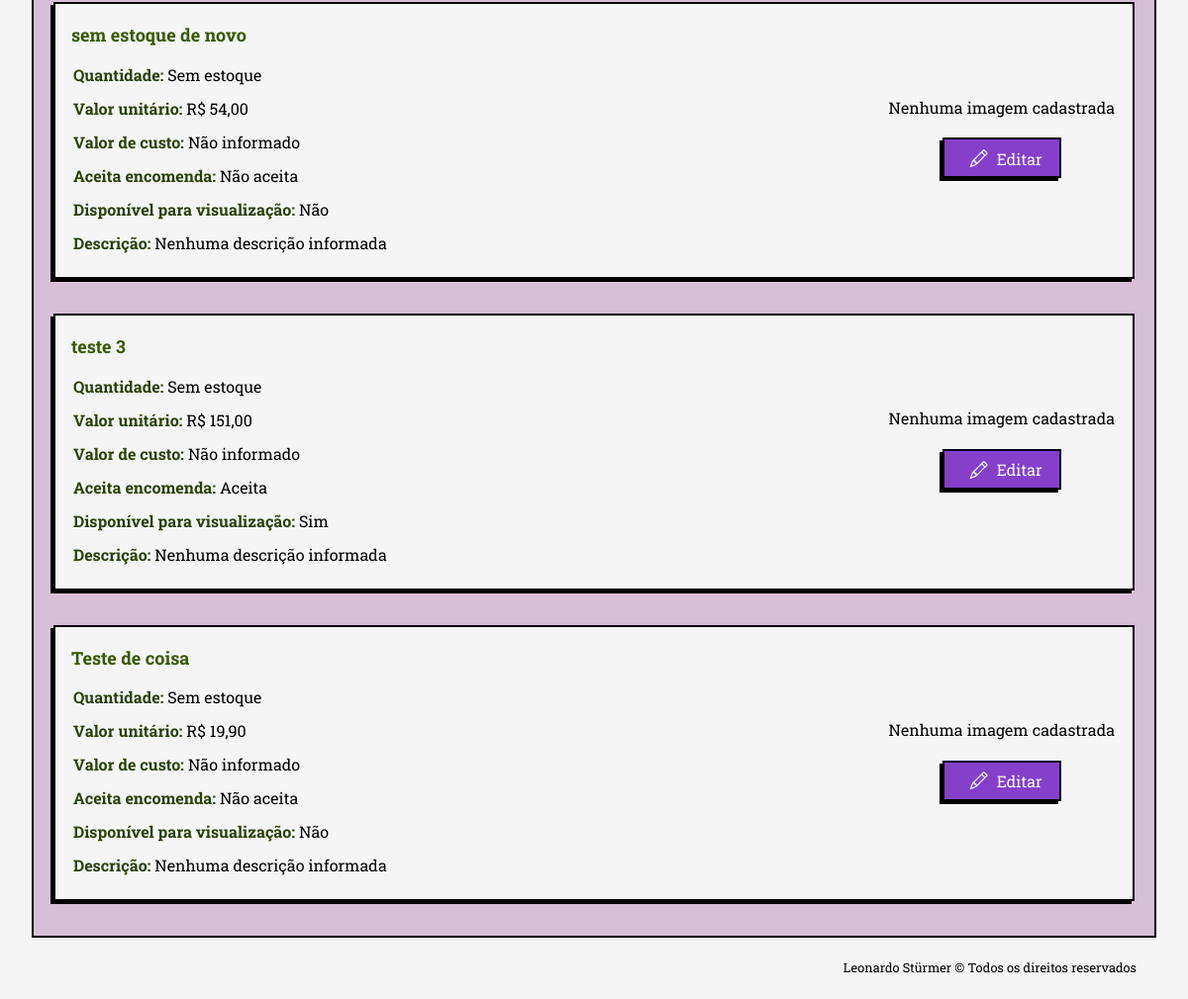
Before: /php/view/gui_visualizacao_produtos.php (signed in, lower part) with the older database file.
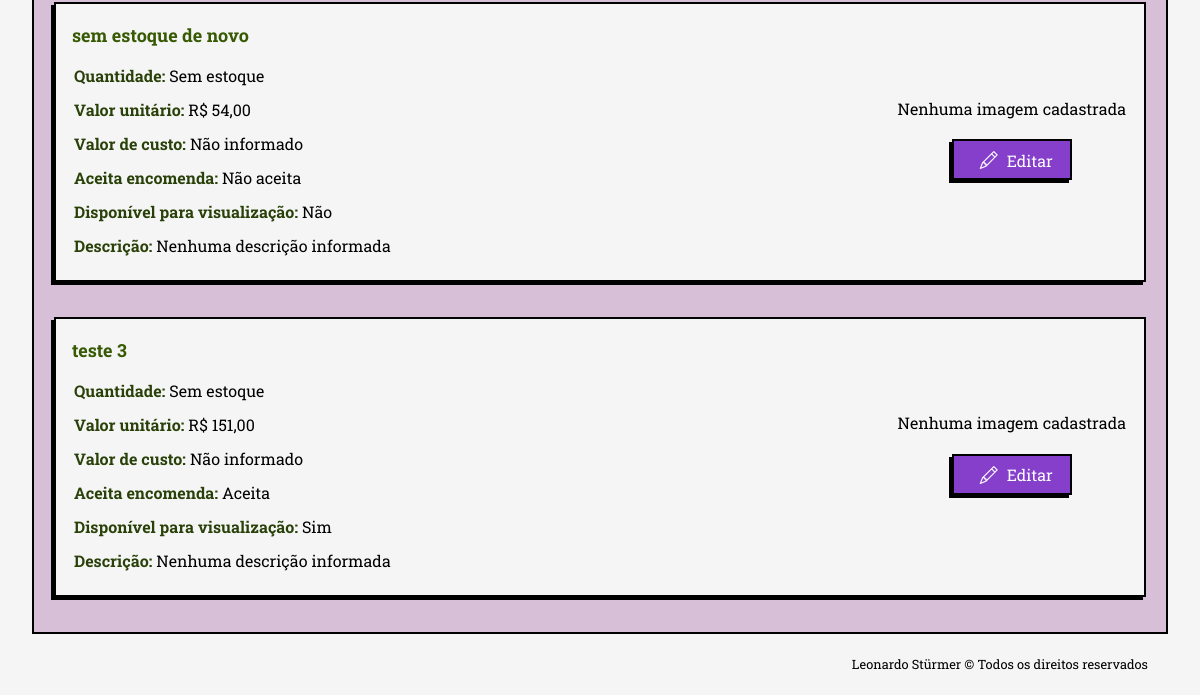
After: the same page with the newer database file.
### tables this page shows
CREATE TABLE produtos (
            id_produto INTEGER PRIMARY KEY AUTOINCREMENT NOT NULL,
            id_usuario INTEGER NOT NULL,
            nome TEXT NOT NULL,
            valor_unitario REAL NOT NULL,
            quantidade INTEGER NULL,
            imagem TEXT NULL,
            aceita_encomenda INTEGER NULL,
            descricao TEXT NULL,
            valor_custo REAL NULL, aceita_visualizacao INTEGER NULL,
            FOREIGN KEY (id_usuario) REFERENCES usuario (id_usuario)
    );

### php/persistence/conexaoBanco.class.php (called while the page is built, shortened)
<?php
class ConexaoBanco extends PDO {
    private static $instancia = null;
    public static function getInstancia() {
        if (!isset(self::$instancia)) {
            try {
                $caminhoBanco = __DIR__ . '/nize_database.db';
                $dsn = "sqlite:" . $caminhoBanco;
                self::$instancia = new ConexaoBanco($dsn, null, null);
                self::$instancia->setAttribute(PDO::ATTR_ERRMODE, PDO::ERRMODE_EXCEPTION);
                self::$instancia->setAttribute(PDO::ATTR_DEFAULT_FETCH_MODE, PDO::FETCH_ASSOC);
            } catch (PDOException $e) {
                $msg_erro = urlencode("Erro ao conectar com o banco SQLite: " . $e->getMessage());
                header("location:../view/gui_erro.php?msg=" . $msg_erro);
                exit;
            }
        }
        return self::$instancia;
    }
}

### php/model/usuario.class.php (called while the page is built, shortened)
<?php
class Usuario{
    public function __get($attribute){
        return $this->$attribute;
    }
}
?>

### php/dao/produtodao.class.php (called while the page is built, shortened)
<?php
require_once '../persistence/conexaoBanco.class.php';
class ProdutoDAO{
    private $conexao;
    public function __construct() {
        $this-> conexao = ConexaoBanco::getInstancia();
    }
    public function listarTodosProdutos($id_usuario) : array {
        try{
            $sql = $this->conexao->prepare("SELECT * FROM produtos WHERE id_usuario = :id_usuario ORDER BY nome COLLATE NOCASE ASC");
            $sql->bindValue(":id_usuario", $id_usuario);
            $sql->execute();
            return $sql->fetchAll(PDO::FETCH_ASSOC);
        } catch (Exception $e){
            $_SESSION['msg'] = "Erro ao listar produtos";
            header("location:../view/gui_visualizacao_produtos.php");
            exit;
        }
    }
}

### php/view/gui_visualizacao_produtos.php (the view, shortened to what this page needs)
<?php
require_once '../model/usuario.class.php';
require_once '../dao/produtodao.class.php';
$usuario = unserialize($_SESSION['usuario_logado']);
$produtoDAO = new ProdutoDAO();
$lista = $produtoDAO->listarTodosProdutos($usuario->id_usuario);
?>
<!DOCTYPE html>
<html lang="pt-br">
<head>
  <link rel="stylesheet" href="../../css/normalize.css">
  <link rel="stylesheet" href="../../css/query.css">
  <link rel="stylesheet" href="../../css/style.css">
  <link rel="stylesheet" href="../../css/sidebar.css">
  <link rel="stylesheet" href="https://cdn.jsdelivr.net/npm/bootstrap-icons@1.13.1/font/bootstrap-icons.min.css">
</head>
<body>
  <main class='conteudo-pagina'>
    <div class="lista-produtos">
      <?php if (!empty($lista)): ?>
        <?php foreach ($lista as $item): ?>
          <div class="product-view">
            <div class="texto-produto">
              <h2><?php echo htmlspecialchars(mb_convert_encoding($item['nome'], "UTF-8", "AUTO")); ?></h2>
              <p><strong>Quantidade:</strong> <?php if ($item['quantidade'] === 0 || $item['quantidade'] == null) {
                                                echo "Sem estoque";
                                              } else {
                                                echo htmlspecialchars($item['quantidade']);
                                              } ?> </p>
              <?php if ($item['valor_unitario']) {
                $valor_unitario = "R$ " . number_format($item['valor_unitario'], 2, ',', '.');
              } else {
                $valor_unitario = "Não informado";
              } ?>
              <p><strong>Valor unitário:</strong> <?php echo $valor_unitario ?></p>
              <?php if ($item['valor_custo']) {
                $valor_custo = "R$ " . number_format($item['valor_custo'], 2, ',', '.');
              } else {
                $valor_custo = "Não informado";
              } ?>
              <p><strong>Valor de custo:</strong> <?php echo $valor_custo; ?></p>
              <?php
              if (htmlspecialchars($item['aceita_encomenda']) === '1') {
                $aceita_encomenda = "Aceita";
              } else {
                $aceita_encomenda = "Não aceita";
              }
              if (htmlspecialchars($item['aceita_visualizacao']) === '1') {
                $aceita_visualizacao = "Sim";
              } else {
                $aceita_visualizacao = "Não";
              }
              ?>
              <p><strong>Aceita encomenda:</strong> <?php echo $aceita_encomenda; ?></p>
              <p><strong>Disponível para visualização:</strong> <?php echo $aceita_visualizacao; ?></p>
              <p class="p-descricao"><strong>Descrição:</strong>
                <?php if ($item['descricao']) {
                  echo htmlspecialchars($item['descricao']);
                } else {
                  echo "Nenhuma descrição informada";
                } ?></p>
            </div>
            <div class="product-img-btn">
              <?php if ($item['imagem']) {
                echo "<img src='uploads/" . htmlspecialchars($item['imagem']) . "' alt='imagem do produto' class='img-produtos'>";
              } else {
                echo "<p>Nenhuma imagem cadastrada</p>";
              } ?>
              <div class="product-btns">
                <a href="gui_alteracao_produto.php?id=<?php echo $item['id_produto']; ?>"><span class="bi bi-pencil"></span>Editar</a>
              </div>
            </div>
          </div>
        <?php endforeach; ?>
      <?php else: echo "Nenhum produto cadastrado." ?>
      <?php endif; ?>
    </div>
    <footer>Leonardo Stürmer &copy; Todos os direitos reservados</footer>
  </main>
</body>
</html>

### css/query.css (style rules this page uses)
@media screen and (max-width: 1280px) { main { margin-top: 1.5em; margin-left: 1em; } }
@media screen and (max-width: 1280px) { main.conteudo-pagina { margin: 3em 0; padding: 2em 2em; } }
@media screen and (max-width: 1280px) { div.product-view .product-btns { margin: auto 0; } }
@media screen and (max-width: 1280px) { div.product-view { padding: 1em; display: flex; flex-direction: row; width: 100%; justify-content: space-between; align-items: center; } }
@media screen and (max-width: 1280px) { div.texto-produto, div.texto-pedido { max-width: 50%; } }
@media screen and (max-width: 1280px) { div.texto-produto h2, div.texto-pedido h2 { text-align: left; padding: 0.2em; font-size: 18px; } }
@media screen and (max-width: 1280px) { div.product-btns > a { padding: 0.2em 0.5em; font-size: 16px; } }

### css/style.css (style rules this page uses)
div.texto-produto h2, div.texto-pedido h2 { text-align: left; padding: 0 0 0.4em 0; }
.lista-produtos, .lista-pedidos { display: flex; flex-wrap: wrap; border: var(--border-thin); padding: 10px; background-color: thistle; justify-content: space-evenly; }
.product-view { display: flex; flex-wrap: wrap; flex-direction: column; overflow-x: hidden; background-color: whitesmoke; border: var(--border); box-shadow: var(--box-shadow); padding: 2rem; margin: 10px; margin-bottom: 25px; box-sizing: border-box; width: 45%; min-height: fit-content; max-height: fit-content; }
div.product-img-btn { display: flex; align-content: center; flex-direction: column; }
div.product-btns span { font-size: 18px; margin-right: 0.5em; }
.p-descricao { overflow-y: auto; max-height: 150px; scrollbar-width: thin; scrollbar-color: var(--normalPurple); }
.product-btns { display: flex; justify-content: center; align-items: center; margin: 10px; margin-top: auto; }
.product-btns > a { width: 120px; }

### css/sidebar.css (style rules this page uses)
* { margin: 0; padding: 0; box-sizing: border-box; }
body { --sb-width: 8rem; font-family: system-ui, sans-serif; font-size: 16px; line-height: 1.7; }
main { transition: margin-left 0.4s ease-in-out; }
@media (min-width: 0px) { main { margin-left: var(--sb-width); } }

Changed rows visible on the page:
removed produtos: nome "Teste de coisa", quantidade "Sem estoque", valor_unitario "R$ 19,90", valor_custo "Não informado", aceita_encomenda "Não aceita", aceita_visualizacao "Não", descricao "Nenhuma descrição informada", shows "Nenhuma imagem cadastrada"
